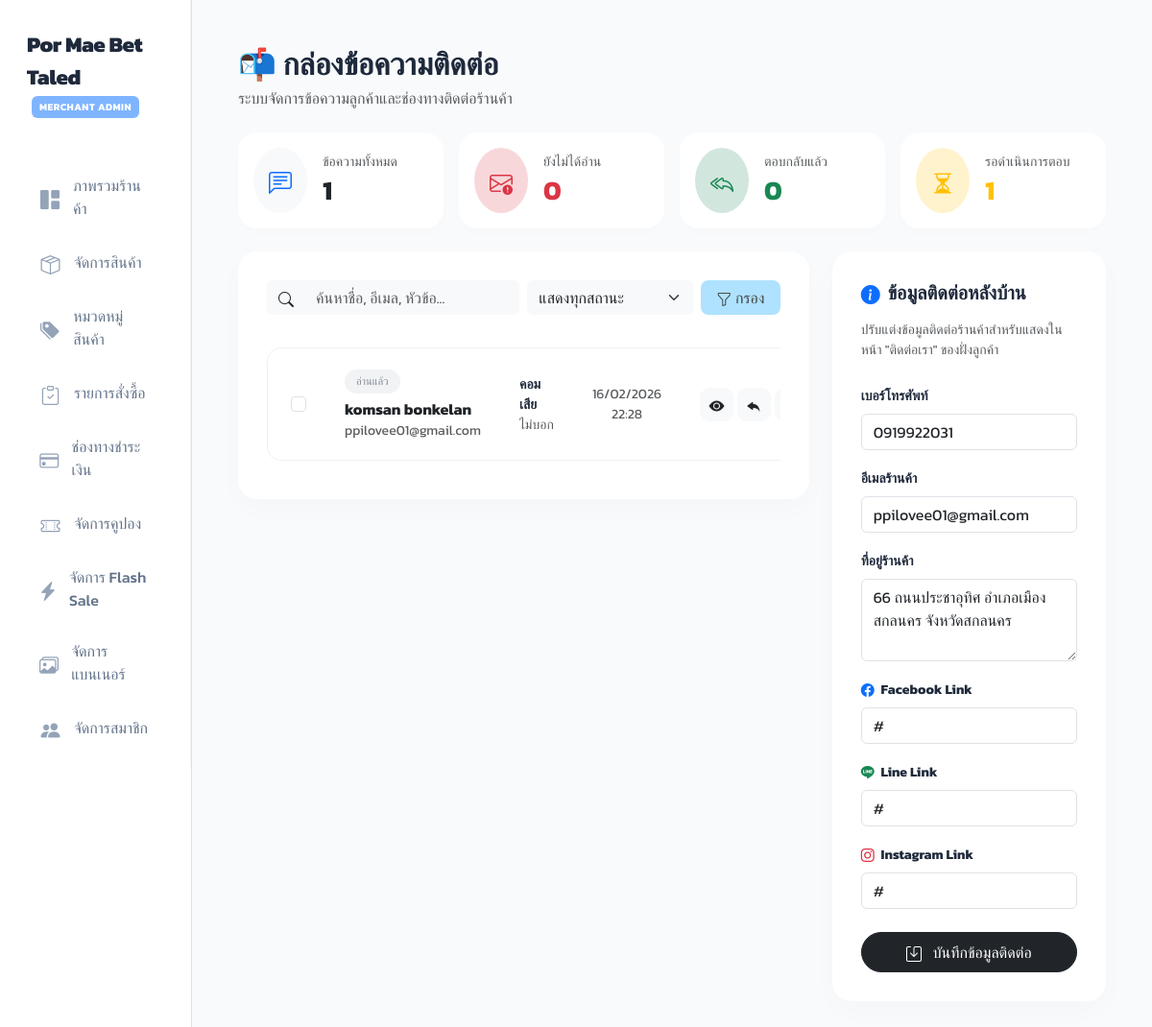
The page /admin_contact.php (signed in) on the database its author committed.
### tables this page shows
CREATE TABLE `contact_messages` (
  `id` int(11) NOT NULL,
  `name` varchar(100) DEFAULT NULL,
  `email` varchar(100) DEFAULT NULL,
  `subject` varchar(200) DEFAULT NULL,
  `message` text DEFAULT NULL,
  `created_at` timestamp NOT NULL DEFAULT current_timestamp(),
  `status` enum('unread','read') DEFAULT 'unread',
  `reply_message` text DEFAULT NULL,
  `replied_at` timestamp NULL DEFAULT NULL,
  `replied_by` varchar(100) DEFAULT NULL
);

CREATE TABLE `shop_settings` (
  `id` int(11) NOT NULL,
  `shop_name` varchar(255) NOT NULL,
  `address` text NOT NULL,
  `phone` varchar(50) DEFAULT NULL,
  `shop_email` varchar(255) DEFAULT NULL,
  `print_remark` text DEFAULT NULL,
  `shop_icon` varchar(255) DEFAULT 'default_icon.png',
  `smtp_host` varchar(100) DEFAULT 'smtp.gmail.com',
  `smtp_port` int(11) DEFAULT 587,
  `smtp_user` varchar(100) DEFAULT NULL,
  `smtp_pass` varchar(100) DEFAULT NULL,
  `smtp_secure` varchar(10) DEFAULT 'tls',
  `auto_flash_sale` int(11) DEFAULT 0,
  `auto_flash_discount` int(11) DEFAULT 20,
  `auto_flash_duration` int(11) DEFAULT 2,
  `welcome_promo_enabled` int(11) DEFAULT 1,
  `welcome_promo_coupon` varchar(50) DEFAULT NULL,
  `shipping_fee_fixed` decimal(10,2) DEFAULT 40.00,
  `shipping_free_threshold` decimal(10,2) DEFAULT 350.00,
  `points_earn_rate` int(11) NOT NULL DEFAULT 100,
  `points_spend_rate` int(11) NOT NULL DEFAULT 1,
  `line_notify_token` varchar(255) DEFAULT NULL,
  `openai_api_key` varchar(255) DEFAULT NULL,
  `slip_ai_provider` varchar(50) DEFAULT 'none',
  `gemini_api_key` varchar(255) DEFAULT NULL,
  `claude_api_key` varchar(255) DEFAULT NULL,
  `discord_webhook_url` text DEFAULT NULL,
  `telegram_bot_token` varchar(255) DEFAULT NULL,
  `telegram_chat_id` varchar(100) DEFAULT NULL,
  `slack_webhook_url` text DEFAULT NULL,
  `custom_webhook_url` text DEFAULT NULL,
  `notification_sound` varchar(50) DEFAULT 'chime',
  `auto_flash_type` varchar(20) DEFAULT 'static',
  `auto_flash_min_discount` int(11) DEFAULT 10,
  `auto_flash_max_discount` int(11) DEFAULT 50,
  `auto_flash_selection_rule` varchar(30) DEFAULT 'random',
  `auto_flash_count` int(11) DEFAULT 3,
  `auto_flash_stock` int(11) DEFAULT 10,
  `facebook_url` varchar(255) DEFAULT '#',
  `line_url` varchar(255) DEFAULT '#',
  `instagram_url` varchar(255) DEFAULT '#',
  `line_channel_access_token` varchar(255) DEFAULT NULL,
  `line_user_id` varchar(100) DEFAULT NULL
);

### db.php (called while the page is built, shortened)
<?php
function get_csrf_token() {
    return $_SESSION['csrf_token'] ?? '';
}
?>

### admin_contact.php (the view, shortened to what this page needs)
<?php
include 'db.php';
$shop = mysqli_fetch_assoc(mysqli_query($conn, "SELECT * FROM shop_settings WHERE id = 1"));
$search = isset($_GET['search']) ? mysqli_real_escape_string($conn, $_GET['search']) : '';
$filter_status = isset($_GET['status']) ? mysqli_real_escape_string($conn, $_GET['status']) : 'all';
$where_clause = "1=1";
$total_messages = intval(mysqli_fetch_assoc(mysqli_query($conn, "SELECT COUNT(*) as c FROM contact_messages"))['c'] ?? 0);
$unread_messages = intval(mysqli_fetch_assoc(mysqli_query($conn, "SELECT COUNT(*) as c FROM contact_messages WHERE status='unread'"))['c'] ?? 0);
$replied_messages = intval(mysqli_fetch_assoc(mysqli_query($conn, "SELECT COUNT(*) as c FROM contact_messages WHERE reply_message IS NOT NULL"))['c'] ?? 0);
$pending_messages = intval(mysqli_fetch_assoc(mysqli_query($conn, "SELECT COUNT(*) as c FROM contact_messages WHERE reply_message IS NULL"))['c'] ?? 0);
?>
<!DOCTYPE html>
<html lang="th">
<head>
    <link href="https://cdn.jsdelivr.net/npm/bootstrap@5.3.0/dist/css/bootstrap.min.css" rel="stylesheet">
    <link rel="stylesheet" href="https://cdn.jsdelivr.net/npm/bootstrap-icons@1.11.1/font/bootstrap-icons.css">
    <link rel="stylesheet" href="https://cdnjs.cloudflare.com/ajax/libs/animate.css/4.1.1/animate.min.css"/>
</head>
<body>
<div class="container-fluid">
    <div class="row">
        <div class="col-md-2 p-0 border-end bg-white">
            <div class="collapse d-md-block" id="sidebarMenu">
                <div style="min-height: 100vh;">
                    <?php include 'admin_sidebar.php'; ?>
                </div>
            </div>
        </div>
        <div class="col-md-10 p-4 p-md-5">
            <div class="d-flex justify-content-between align-items-center mb-4">
                <div>
                    <h2 class="fw-bold mb-1">📬 กล่องข้อความติดต่อ</h2>
                    <p class="text-muted mb-0">ระบบจัดการข้อความลูกค้าและช่องทางติดต่อร้านค้า</p>
                </div>
            </div>
            <div class="row g-3 mb-4 animate__animated animate__fadeInDown">
                <div class="col-6 col-lg-3">
                    <div class="card stats-card p-3 bg-white h-100">
                        <div class="d-flex align-items-center">
                            <div class="p-3 rounded-circle bg-light text-primary me-3 d-none d-sm-block">
                                <i class="bi bi-chat-left-text fs-4"></i>
                            </div>
                            <div>
                                <h6 class="text-muted small mb-1">ข้อความทั้งหมด</h6>
                                <h3 class="fw-bold mb-0 text-dark" id="total-count"><?= $total_messages ?></h3>
                            </div>
                        </div>
                    </div>
                </div>
                <div class="col-6 col-lg-3">
                    <div class="card stats-card p-3 bg-white h-100">
                        <div class="d-flex align-items-center">
                            <div class="p-3 rounded-circle bg-danger-subtle text-danger me-3 d-none d-sm-block">
                                <i class="bi bi-envelope-exclamation fs-4"></i>
                            </div>
                            <div>
                                <h6 class="text-muted small mb-1">ยังไม่ได้อ่าน</h6>
                                <h3 class="fw-bold mb-0 text-danger" id="unread-count"><?= $unread_messages ?></h3>
                            </div>
                        </div>
                    </div>
                </div>
                <div class="col-6 col-lg-3">
                    <div class="card stats-card p-3 bg-white h-100">
                        <div class="d-flex align-items-center">
                            <div class="p-3 rounded-circle bg-success-subtle text-success me-3 d-none d-sm-block">
                                <i class="bi bi-reply-all fs-4"></i>
                            </div>
                            <div>
                                <h6 class="text-muted small mb-1">ตอบกลับแล้ว</h6>
                                <h3 class="fw-bold mb-0 text-success" id="replied-count"><?= $replied_messages ?></h3>
                            </div>
                        </div>
                    </div>
                </div>
                <div class="col-6 col-lg-3">
                    <div class="card stats-card p-3 bg-white h-100">
                        <div class="d-flex align-items-center">
                            <div class="p-3 rounded-circle bg-warning-subtle text-warning me-3 d-none d-sm-block">
                                <i class="bi bi-hourglass-split fs-4"></i>
                            </div>
                            <div>
                                <h6 class="text-muted small mb-1">รอดำเนินการตอบ</h6>
                                <h3 class="fw-bold mb-0 text-warning" id="pending-count"><?= $pending_messages ?></h3>
                            </div>
                        </div>
                    </div>
                </div>
            </div>
            <div class="row g-4">
                <div class="col-lg-8 col-12">
                    <div class="content-card animate__animated animate__fadeIn">
                        <form method="GET" class="row g-2 mb-4 align-items-center">
                            <div class="col-md-6">
                                <div class="input-group">
                                    <span class="input-group-text bg-light border-0"><i class="bi bi-search"></i></span>
                                    <input type="text" name="search" class="form-control bg-light border-0" value="<?= htmlspecialchars(stripcslashes($search)) ?>" placeholder="ค้นหาชื่อ, อีเมล, หัวข้อ...">
                                </div>
                            </div>
                            <div class="col-md-4">
                                <select name="status" class="form-select bg-light border-0" onchange="this.form.submit()">
                                    <option value="all" <?= $filter_status == 'all' ? 'selected' : '' ?>>แสดงทุกสถานะ</option>
                                </select>
                            </div>
                            <div class="col-md-2">
                                <button type="submit" class="btn btn-pastel-blue w-100 rounded-3"><i class="bi bi-funnel"></i> กรอง</button>
                            </div>
                        </form>
                        <div class="table-responsive">
                            <table class="custom-table">
                                <tbody>
                                    <?php
                                    $res = mysqli_query($conn, "SELECT * FROM contact_messages WHERE $where_clause ORDER BY id DESC");
                                    if (mysqli_num_rows($res) > 0):
                                        while($row = mysqli_fetch_assoc($res)):
                                            $is_new = ($row['status'] == 'unread');
                                            $has_replied = !empty($row['reply_message']);
                                    ?>
                                    <tr id="message-row-<?= $row['id'] ?>" class="d-none d-md-table-row <?= $is_new ? 'unread-message' : '' ?>">
                                        <td style="text-align: center; vertical-align: middle;" class="ps-4">
                                            <input type="checkbox" class="form-check-input message-checkbox" value="<?= $row['id'] ?>" onclick="onMessageSelectChange()">
                                        </td>
                                        <td>
                                            <div class="mb-1">
                                                <span class="status-badge badge-status <?= $is_new ? 'bg-unread' : 'bg-read' ?>">
                                                    <?= $is_new ? 'ยังไม่อ่าน' : 'อ่านแล้ว' ?>
                                                </span>
                                            </div>
                                            <div class="fw-bold text-dark"><?= htmlspecialchars($row['name']) ?></div>
                                            <div class="text-muted small"><?= htmlspecialchars($row['email']) ?></div>
                                        </td>
                                        <td>
                                            <div class="fw-bold text-blue small"><?= htmlspecialchars($row['subject']) ?></div>
                                            <div class="text-muted small text-truncate" style="max-width: 200px;">
                                                <?= htmlspecialchars($row['message']) ?>
                                            </div>
                                        </td>
                                        <td class="text-center text-muted small">
                                            <?= date('d/m/Y H:i', strtotime($row['created_at'])) ?>
                                        </td>
                                        <td class="text-center">
                                            <div class="d-flex justify-content-center gap-1">
                                                <button onclick="viewDetails(<?= htmlspecialchars(json_encode($row)) ?>)" class="btn-action" title="ดูข้อความอย่างละเอียด">
                                                    <i class="bi bi-eye-fill text-dark"></i>
                                                </button>
                                                <?php if(!$has_replied): ?>
                                                    <button onclick="openReplyModal(<?= htmlspecialchars(json_encode($row)) ?>)" class="btn-action text-primary" title="เขียนข้อความตอบกลับเมล">
                                                        <i class="bi bi-reply-fill text-dark"></i>
                                                    </button>
                                                <?php endif; ?>
                                                <button onclick="toggleRead(this, <?= $row['id'] ?>, '<?= get_csrf_token() ?>')" class="btn-action" title="<?= $is_new ? 'ทำเครื่องหมายว่าอ่านแล้ว' : 'ทำเครื่องหมายว่ายังไม่อ่าน' ?>">
                                                </button>
                                            </div>
                                        </td>
                                    </tr>
                                    <?php endwhile; endif; ?>
                                </tbody>
                            </table>
                        </div>
                    </div>
                </div>
                <div class="col-lg-4 col-12">
                    <div class="content-card animate__animated animate__fadeIn h-100">
                        <h5 class="fw-bold mb-3"><i class="bi bi-info-circle-fill me-2 text-primary"></i>ข้อมูลติดต่อหลังบ้าน</h5>
                        <p class="text-muted small mb-4">ปรับแต่งข้อมูลติดต่อร้านค้าสำหรับแสดงในหน้า "ติดต่อเรา" ของฝั่งลูกค้า</p>
                        <form method="POST" action="admin_contact.php">
                            <div class="mb-3">
                                <label class="form-label fw-bold small">เบอร์โทรศัพท์</label>
                                <input type="text" name="phone" class="form-control" value="<?= htmlspecialchars($shop['phone'] ?? '') ?>" required>
                            </div>
                            <div class="mb-3">
                                <label class="form-label fw-bold small">อีเมลร้านค้า</label>
                                <input type="email" name="shop_email" class="form-control" value="<?= htmlspecialchars($shop['shop_email'] ?? '') ?>" required>
                            </div>
                            <div class="mb-3">
                                <label class="form-label fw-bold small">ที่อยู่ร้านค้า</label>
                                <textarea name="address" class="form-control" rows="3" required><?= htmlspecialchars($shop['address'] ?? '') ?></textarea>
                            </div>
                            <div class="mb-3">
                                <label class="form-label fw-bold small"><i class="bi bi-facebook text-primary me-1"></i> Facebook Link</label>
                                <input type="text" name="facebook_url" class="form-control" value="<?= htmlspecialchars($shop['facebook_url'] ?? '#') ?>">
                            </div>
                            <div class="mb-3">
                                <label class="form-label fw-bold small"><i class="bi bi-line text-success me-1"></i> Line Link</label>
                                <input type="text" name="line_url" class="form-control" value="<?= htmlspecialchars($shop['line_url'] ?? '#') ?>">
                            </div>
                            <div class="mb-3">
                                <label class="form-label fw-bold small"><i class="bi bi-instagram text-danger me-1"></i> Instagram Link</label>
                                <input type="text" name="instagram_url" class="form-control" value="<?= htmlspecialchars($shop['instagram_url'] ?? '#') ?>">
                            </div>
                            <button type="submit" name="save_shop_contact" class="btn btn-dark w-100 rounded-pill py-2 mt-2">
                                <i class="bi bi-save me-2"></i> บันทึกข้อมูลติดต่อ
                            </button>
                        </form>
                    </div>
                </div>
            </div>
        </div>
    </div>
</div>
</body>
</html>

### rows shown on the page
contact_messages: status "อ่านแล้ว", name "komsan bonkelan", email "ppilovee01@gmail.com", subject "คอมเสีย", message "ไม่บอก", created_at "16/02/2026 22:28"
shop_settings: phone "0919922031", shop_email "ppilovee01@gmail.com", address "66 ถนนประชาอุทิศ อำเภอเมืองสกลนคร จังหวัดสกลนคร", facebook_url "#", line_url "#", instagram_url "#"

### other values the page prints
$total_messages "1"
$unread_messages "0"
$replied_messages "0"
$pending_messages "1"
